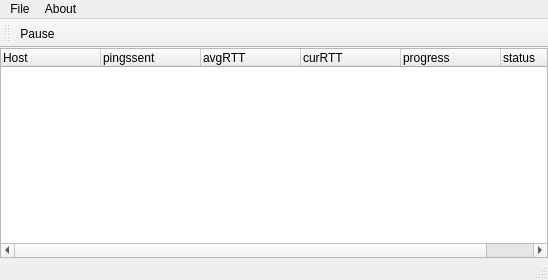
<?xml version="1.0" encoding="UTF-8"?>
<ui version="4.0">
 <class>MainWindow</class>
 <widget class="QMainWindow" name="MainWindow">
  <property name="geometry">
   <rect>
    <x>0</x>
    <y>0</y>
    <width>548</width>
    <height>280</height>
   </rect>
  </property>
  <property name="windowTitle">
   <string>MainWindow</string>
  </property>
  <widget class="QWidget" name="centralWidget">
   <layout class="QVBoxLayout" name="verticalLayout">
    <property name="margin">
     <number>0</number>
    </property>
    <item>
     <widget class="QTreeWidget" name="treeWidget">
      <column>
       <property name="text">
        <string>Host</string>
       </property>
      </column>
      <column>
       <property name="text">
        <string>pingssent</string>
       </property>
      </column>
      <column>
       <property name="text">
        <string>avgRTT</string>
       </property>
      </column>
      <column>
       <property name="text">
        <string>curRTT</string>
       </property>
      </column>
      <column>
       <property name="text">
        <string>progress</string>
       </property>
      </column>
      <column>
       <property name="text">
        <string>status</string>
       </property>
      </column>
     </widget>
    </item>
   </layout>
  </widget>
  <widget class="QMenuBar" name="menuBar">
   <property name="geometry">
    <rect>
     <x>0</x>
     <y>0</y>
     <width>548</width>
     <height>22</height>
    </rect>
   </property>
   <widget class="QMenu" name="menuFile">
    <property name="title">
     <string>File</string>
    </property>
    <addaction name="actionOpen"/>
    <addaction name="separator"/>
    <addaction name="actionQuit"/>
   </widget>
   <widget class="QMenu" name="menuAbout">
    <property name="title">
     <string>About</string>
    </property>
   </widget>
   <addaction name="menuFile"/>
   <addaction name="menuAbout"/>
  </widget>
  <widget class="QStatusBar" name="statusBar"/>
  <widget class="QToolBar" name="mainToolBar">
   <attribute name="toolBarArea">
    <enum>TopToolBarArea</enum>
   </attribute>
   <attribute name="toolBarBreak">
    <bool>false</bool>
   </attribute>
   <addaction name="actionPause"/>
  </widget>
  <action name="actionPause">
   <property name="checkable">
    <bool>true</bool>
   </property>
   <property name="text">
    <string>Pause</string>
   </property>
   <property name="shortcut">
    <string>Meta+P</string>
   </property>
  </action>
  <action name="actionOpen">
   <property name="text">
    <string>Open</string>
   </property>
  </action>
  <action name="actionQuit">
   <property name="text">
    <string>Quit</string>
   </property>
  </action>
 </widget>
 <layoutdefault spacing="6" margin="11"/>
 <resources/>
 <connections/>
</ui>
